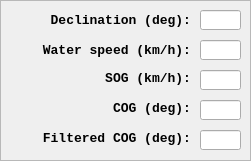
       <widget class="QFrame" name="frame">
        <property name="geometry">
         <rect>
          <x>390</x>
          <y>280</y>
          <width>251</width>
          <height>161</height>
         </rect>
        </property>
        <property name="frameShape">
         <enum>QFrame::StyledPanel</enum>
        </property>
        <property name="frameShadow">
         <enum>QFrame::Raised</enum>
        </property>
        <widget class="QLineEdit" name="txtWaterSpeed">
         <property name="enabled">
          <bool>true</bool>
         </property>
         <property name="geometry">
          <rect>
           <x>200</x>
           <y>40</y>
           <width>41</width>
           <height>20</height>
          </rect>
         </property>
         <property name="readOnly">
          <bool>true</bool>
         </property>
        </widget>
        <widget class="QLineEdit" name="txtSOG">
         <property name="enabled">
          <bool>true</bool>
         </property>
         <property name="geometry">
          <rect>
           <x>200</x>
           <y>70</y>
           <width>41</width>
           <height>20</height>
          </rect>
         </property>
         <property name="readOnly">
          <bool>true</bool>
         </property>
        </widget>
        <widget class="QLabel" name="label_2">
         <property name="geometry">
          <rect>
           <x>40</x>
           <y>40</y>
           <width>151</width>
           <height>20</height>
          </rect>
         </property>
         <property name="font">
          <font>
           <family>Monospace</family>
           <pointsize>10</pointsize>
           <weight>75</weight>
           <italic>false</italic>
           <bold>true</bold>
          </font>
         </property>
         <property name="text">
          <string>Water speed (km/h):</string>
         </property>
         <property name="alignment">
          <set>Qt::AlignRight|Qt::AlignTrailing|Qt::AlignVCenter</set>
         </property>
        </widget>
        <widget class="QLabel" name="label_6">
         <property name="geometry">
          <rect>
           <x>90</x>
           <y>70</y>
           <width>101</width>
           <height>16</height>
          </rect>
         </property>
         <property name="font">
          <font>
           <family>Monospace</family>
           <pointsize>10</pointsize>
           <weight>75</weight>
           <italic>false</italic>
           <bold>true</bold>
          </font>
         </property>
         <property name="text">
          <string>SOG (km/h):</string>
         </property>
         <property name="alignment">
          <set>Qt::AlignRight|Qt::AlignTrailing|Qt::AlignVCenter</set>
         </property>
        </widget>
        <widget class="QLineEdit" name="txtDeclination">
         <property name="enabled">
          <bool>true</bool>
         </property>
         <property name="geometry">
          <rect>
           <x>200</x>
           <y>10</y>
           <width>41</width>
           <height>20</height>
          </rect>
         </property>
         <property name="readOnly">
          <bool>true</bool>
         </property>
        </widget>
        <widget class="QLabel" name="label_54">
         <property name="geometry">
          <rect>
           <x>40</x>
           <y>10</y>
           <width>151</width>
           <height>20</height>
          </rect>
         </property>
         <property name="font">
          <font>
           <family>Monospace</family>
           <pointsize>10</pointsize>
           <weight>75</weight>
           <italic>false</italic>
           <bold>true</bold>
          </font>
         </property>
         <property name="text">
          <string>Declination (deg):</string>
         </property>
         <property name="alignment">
          <set>Qt::AlignRight|Qt::AlignTrailing|Qt::AlignVCenter</set>
         </property>
        </widget>
        <widget class="QLineEdit" name="txtCOG">
         <property name="enabled">
          <bool>true</bool>
         </property>
         <property name="geometry">
          <rect>
           <x>200</x>
           <y>100</y>
           <width>41</width>
           <height>20</height>
          </rect>
         </property>
         <property name="readOnly">
          <bool>true</bool>
         </property>
        </widget>
        <widget class="QLabel" name="label_78">
         <property name="geometry">
          <rect>
           <x>90</x>
           <y>100</y>
           <width>101</width>
           <height>16</height>
          </rect>
         </property>
         <property name="font">
          <font>
           <family>Monospace</family>
           <pointsize>10</pointsize>
           <weight>75</weight>
           <italic>false</italic>
           <bold>true</bold>
          </font>
         </property>
         <property name="text">
          <string>COG (deg):</string>
         </property>
         <property name="alignment">
          <set>Qt::AlignRight|Qt::AlignTrailing|Qt::AlignVCenter</set>
         </property>
        </widget>
        <widget class="QLineEdit" name="txtFilteredCOG">
         <property name="enabled">
          <bool>true</bool>
         </property>
         <property name="geometry">
          <rect>
           <x>200</x>
           <y>130</y>
           <width>41</width>
           <height>20</height>
          </rect>
         </property>
         <property name="readOnly">
          <bool>true</bool>
         </property>
        </widget>
        <widget class="QLabel" name="label_79">
         <property name="geometry">
          <rect>
           <x>10</x>
           <y>130</y>
           <width>181</width>
           <height>16</height>
          </rect>
         </property>
         <property name="font">
          <font>
           <family>Monospace</family>
           <pointsize>10</pointsize>
           <weight>75</weight>
           <italic>false</italic>
           <bold>true</bold>
          </font>
         </property>
         <property name="text">
          <string>Filtered COG (deg):</string>
         </property>
         <property name="alignment">
          <set>Qt::AlignRight|Qt::AlignTrailing|Qt::AlignVCenter</set>
         </property>
        </widget>
       </widget>
